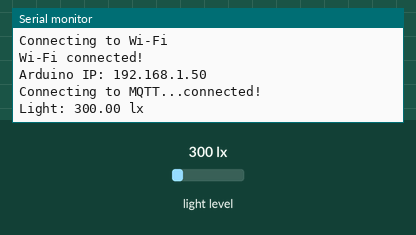
A sketch run on a simulated Arduino Nano 33 IoT. On the bench: the last lines printed to the serial monitor. The test bench sets the inputs (shaded band); at power-on: light level 300 lx. WiFi joins after 1.5 s; servers stay silent unless stated; random numbers use the default seed unless the sketch sets one; no MQTT or app messages arrive unless stated.

Above: at 2.7 s.
2.8 s: light level set to 40 lx
At 4.4 s:
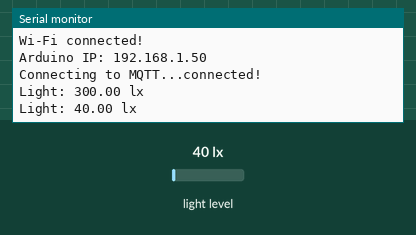
5.5 s: light level set to 500 lx
At 6.0 s:
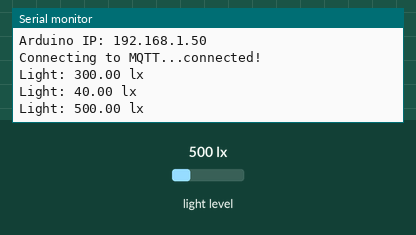
Timing chart, 0 to 8.5 s (numbered marks = the images above; inputs shaded):
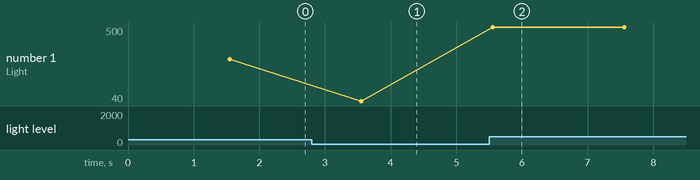

The sketch:

Task3_1_BH1750_MQTT.ino
```cpp
#include <WiFiNINA.h>
#include <PubSubClient.h>
#include <Wire.h>
#include <BH1750.h>

char ssid[] = "iphone";
char password[] = "12345678";

const char* mqttServer = "192.168.1.5";
const int mqttPort = 1883;

WiFiClient wifiClient;
PubSubClient mqttClient(wifiClient);

BH1750 lightMeter;

void connectWiFi() {
  Serial.print("Connecting to Wi-Fi");

  while (WiFi.begin(ssid, password) != WL_CONNECTED) {
    Serial.print(".");
    delay(2000);
  }

  Serial.println();
  Serial.println("Wi-Fi connected!");
  Serial.print("Arduino IP: ");
  Serial.println(WiFi.localIP());
}

void connectMQTT() {
  while (!mqttClient.connected()) {

    Serial.print("Connecting to MQTT...");

    String clientID = "ArduinoNano33IoT-";
    clientID += String(random(0xffff), HEX);

    if (mqttClient.connect(clientID.c_str())) {
      Serial.println("connected!");
    }
    else {
      Serial.print("failed, state=");
      Serial.println(mqttClient.state());
      delay(2000);
    }
  }
}

void setup() {
  Serial.begin(9600);

  Wire.begin();

  if (!lightMeter.begin()) {
    Serial.println("BH1750 not found!");
    while (1);
  }

  Serial.println("BH1750 connected!");

  connectWiFi();

  mqttClient.setServer(mqttServer, mqttPort);
}

void loop() {

  if (!mqttClient.connected()) {
    connectMQTT();
  }

  mqttClient.loop();

  float lux = lightMeter.readLightLevel();

  Serial.print("Light: ");
  Serial.print(lux);
  Serial.println(" lx");

  char message[20];

  dtostrf(lux, 1, 2, message);

  mqttClient.publish("terrarium/light", message);

  delay(2000);
}
```

Measured:
- after the input at 2.8 s, the serial monitor: prints a new line after 0.76 s (image 1)
- after the input at 5.5 s, the serial monitor: prints a new line after 0.06 s (image 2)
- plotted number 1: 300 → 40 after the input at 2.8 s, 40 → 500 after the input at 5.5 s
